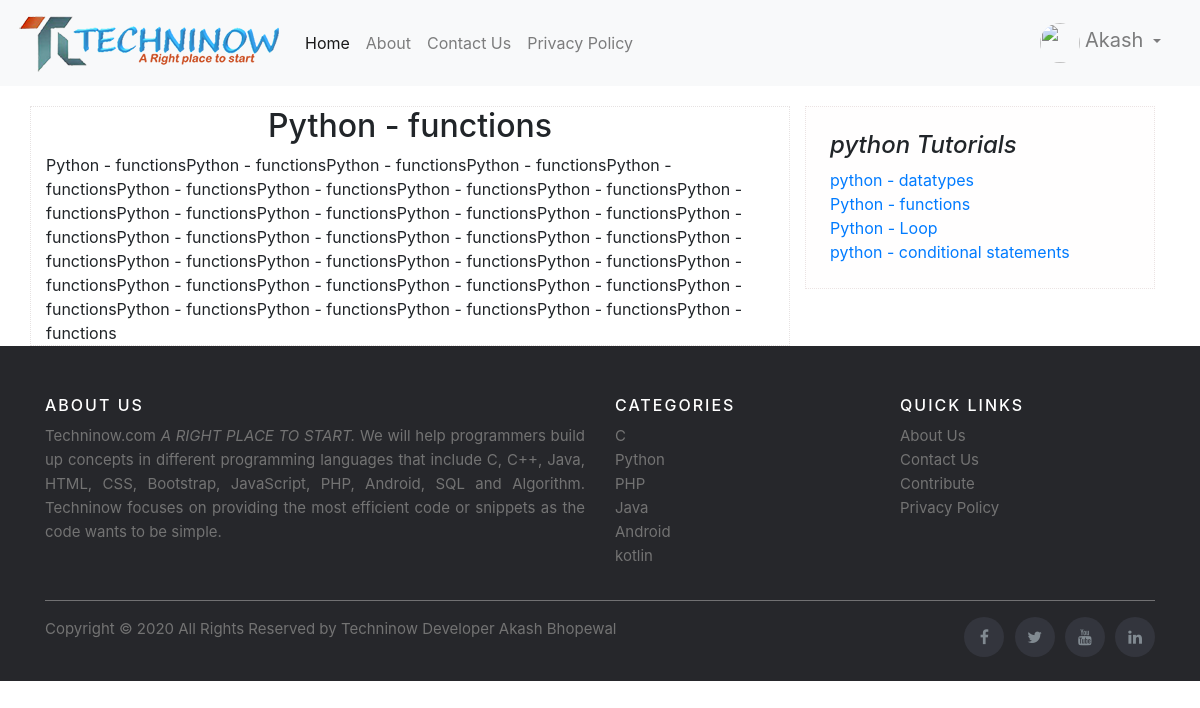
Page /Tutorial.php?cid=47&p_id=59 (signed in) on the committed database.
### tables this page shows
CREATE TABLE `post` (
  `post_id` int(11) NOT NULL,
  `title` varchar(100) NOT NULL,
  `description` text NOT NULL,
  `category` varchar(100) NOT NULL,
  `post_date` varchar(50) NOT NULL,
  `author` int(11) NOT NULL,
  `post_img` varchar(100) NOT NULL
);

CREATE TABLE `category` (
  `category_id` int(11) NOT NULL,
  `category_name` varchar(100) NOT NULL,
  `post` int(11) NOT NULL DEFAULT 0,
  `logo` varchar(100) NOT NULL
);

### Tutorial.php (the view, shortened to what this page needs)
            <!DOCTYPE html>
            <html lang="en">
            <head>
              <link rel="stylesheet" href="https://cdn.jsdelivr.net/npm/bootstrap@4.5.3/dist/css/bootstrap.min.css">
              <link rel="stylesheet" href="css/index.css">
              <link rel="stylesheet" href="dashboard.css">
              <link rel="stylesheet" href="https://cdnjs.cloudflare.com/ajax/libs/font-awesome/4.7.0/css/font-awesome.min.css">
            </head>
            <body>
              <nav class="navbar navbar-expand-lg navbar-light bg-light" style="background-color: #165c8d;">
                <a class="navbar-brand" href="#"><img src="Images/logo1.png" id="logo" alt="logo"></a>
                <div class="collapse navbar-collapse" id="navbarSupportedContent">
                  <ul class="navbar-nav mr-auto">
                    <li class="nav-item active">
                      <a class="nav-link" href="index.php">Home <span class="sr-only">(current)</span></a>
                    </li>
                    <li class="nav-item">
                      <a class="nav-link" href="About.php">About</a>
                    </li>
                    <li class="nav-item">
                      <a class="nav-link" href="contact.php">Contact Us</a>
                    </li>
                    <li class="nav-item">
                      <a class="nav-link" href="privacy.php">Privacy Policy</a>
                    </li>
                  </ul>
                  <?php
                  if (isset($_SESSION['user'])) {
                    echo '<form class="form-inline my-0 my-lg-0">
    <div class="btn-group dropbottom">
    <ul class="navbar-nav">
      <li class="nav-item dropdown">
      <a class="nav-link dropdown-toggle" href="#" id="navbarDropdownMenuLink" role="button" data-toggle="dropdown" aria-haspopup="true" aria-expanded="false">
        <img src="Images/user.png" width="40" height="40" class="rounded-circle">
        <span>
       ' . $_SESSION['user'] . '
          </span>
      </a>
      <div class="dropdown-menu" aria-labelledby="navbarDropdownMenuLink">
        <p> Hello ' . $_SESSION['user'] . ' Welcome !   </p><hr>
        <a class="dropdown-item" href="#">Your profile</a>
        <a class="dropdown-item" href="#">Edit Profile</a>
        <a class="dropdown-item" href="#">Help</a>
        <a class="dropdown-item" href="logout.php">Log Out</a>
      </div>
    </li>
  </ul>
</div>
  </form>';
                  }
                  ?>
                </div>
              </nav>
              <main role="main" class="container">
                <div class="row">
                  <div class="col-md-8 blog-main" style="border: .5px dotted rgb(230, 226, 226); background-color: rgb(255, 255, 255); margin-top: 20px;">
                    <div class="blog-post">
                    <?php
                   $re = @$_GET['p_id'];
                   if(isset($re)){
                    $sql = "select title, description from post where post_id = $re";
                    $result = mysqli_query($conn, $sql) or die("Query Failed 000.");
                    if (mysqli_num_rows($result) > 0) {
                      while ($row = mysqli_fetch_assoc($result)) {
                    ?>
                      <h2 class="blog-post-title" style="text-align: center;"><?php echo $row['title'];
                                                                              ?></h2>
                      <?php echo $row['description'];
                      ?>
                        <?php
                      }
                    }
                  }
                        ?>
                    </div>
                  </div>
                  <aside class="col-md-4 blog-sidebar">
                    <div class="p-4" style="border: .5px dotted rgb(235, 227, 227); background-color: rgb(255, 254, 254); margin-top: 20px;">
                      <?php
                      $limit = 10;
                      $myid = $_GET['cid'];
                      $sql = "SELECT post.post_id, post.title, post.description,post.post_date,
                category.category_name,post.category FROM post
                LEFT JOIN category ON post.category = category.category_id
             WHERE category_id = $myid
                ORDER BY post.post_id DESC LIMIT {$limit}";
                      $result = mysqli_query($conn, $sql) or die("Query Failed hai.");
                      if (mysqli_num_rows($result) > 0) {
                      ?>
                        <?php
                        $row = mysqli_fetch_assoc($result) ?>
                        <h4 class="font-italic"> <?php echo $row['category_name'];  ?> Tutorials</h4>
                      <?php
                      } else {
                        echo "<h3>No Results Found.</h3>";
                      }
                      ?>
                      <?php
                      $limit = 10;
                      $cate_id = $_GET['cid'];
                      $sql = "SELECT post.post_id, post.title, post.description,post.post_date,
                category.category_name,category.category_id,post.category FROM post
                LEFT JOIN category ON post.category = category.category_id
                WHERE category_id = $cate_id
                ORDER BY post.post_id ASC LIMIT {$limit}";
                      $result = mysqli_query($conn, $sql) or die("Query Failed hai.");
                      if (mysqli_num_rows($result) > 0) {
                      ?>
                        <ol class="list-unstyled mb-0">
                          <?php
                          while ($row = mysqli_fetch_assoc($result)) { ?>
                            <li><a href="Tutorial.php?cid=<?php echo $row['category_id'];  ?>&p_id=<?php echo $row['post_id'];  ?>"><?php echo $row['title'];  ?></a></li>
                          <?php
                          } ?>
                        <?php
                      } else {
                        echo "<h3>No Results Found.</h3>";
                      }
                        ?>
                        </ol>
                    </div>
                  </aside>
                </div>
              </main>
              <footer class="site-footer">
                <div class="container">
                  <div class="row">
                    <div class="col-sm-12 col-md-6">
                      <h6>About Us</h6>
                      <p class="text-justify">Techninow.com <i>A RIGHT PLACE TO START.</i> We will help programmers build up
                        concepts in different programming languages that include C, C++, Java, HTML, CSS, Bootstrap, JavaScript,
                        PHP, Android, SQL and Algorithm. Techninow focuses on providing the most efficient code or snippets as the
                        code wants to be simple. </p>
                    </div>
                    <div class="col-xs-6 col-md-3">
                      <h6>Categories</h6>
                      <ul class="footer-links">
                        <li><a href="http://scanfcode.com/category/c-language/">C</a></li>
                        <li><a href="http://scanfcode.com/category/front-end-development/">Python</a></li>
                        <li><a href="http://scanfcode.com/category/back-end-development/">PHP</a></li>
                        <li><a href="http://scanfcode.com/category/java-programming-language/">Java</a></li>
                        <li><a href="http://scanfcode.com/category/android/">Android</a></li>
                        <li><a href="http://scanfcode.com/category/templates/">kotlin</a></li>
                      </ul>
                    </div>
                    <div class="col-xs-6 col-md-3">
                      <h6>Quick Links</h6>
                      <ul class="footer-links">
                        <li><a href="http://scanfcode.com/about/">About Us</a></li>
                        <li><a href="http://scanfcode.com/contact/">Contact Us</a></li>
                        <li><a href="http://scanfcode.com/contribute-at-scanfcode/">Contribute</a></li>
                        <li><a href="http://scanfcode.com/privacy-policy/">Privacy Policy</a></li>
                      </ul>
                    </div>
                  </div>
                  <hr>
                </div>
                <div class="container">
                  <div class="row">
                    <div class="col-md-8 col-sm-6 col-xs-12">
                      <p class="copyright-text">Copyright &copy; 2020 All Rights Reserved by
                        <a href="#">Techninow</a>
                        <span>Developer</span>
                        <a href="#">Akash Bhopewal</a>
                      </p>
                    </div>
                    <div class="col-md-4 col-sm-6 col-xs-12">
                      <ul class="social-icons">
                        <li><a class="facebook" href="#"><i class="fa fa-facebook"></i></a></li>
                        <li><a class="twitter" href="#"><i class="fa fa-twitter"></i></a></li>
                        <li><a class="dribbble" href="#"><i class="fa fa-youtube"></i></a></li>
                        <li><a class="linkedin" href="#"><i class="fa fa-linkedin"></i></a></li>
                      </ul>
                    </div>
                  </div>
                </div>
              </footer>
            </body>
            </html>

### css/index.css (style rules this page uses)
.navbar-brand #logo { height: 60px; }
.site-footer { background-color:#26272b; padding:45px 0 20px; font-size:15px; line-height:24px; color:#737373; }
.site-footer hr { border-top-color:#bbb; opacity:0.5 }
.site-footer h6 { color:#fff; font-size:16px; text-transform:uppercase; margin-top:5px; letter-spacing:2px }
.site-footer a { color:#737373; }
.footer-links { padding-left:0; list-style:none }
.footer-links li { display:block }
.footer-links a { color:#737373 }
.site-footer .social-icons { text-align:right }
.site-footer .social-icons a { width:40px; height:40px; line-height:40px; margin-left:6px; margin-right:0; border-radius:100%; background-color:#33353d }
.copyright-text { margin:0 }
.social-icons { padding-left:0; margin-bottom:0; list-style:none }
.social-icons li { display:inline-block; margin-bottom:4px }
.social-icons a { background-color:#eceeef; color:#818a91; font-size:16px; display:inline-block; line-height:44px; width:44px; height:44px; text-align:center; margin-right:8px; border-radius:100%; -webkit-transition:all .2s linear; -o-transition:all .2s linear; transition:all .2s linear }

### dashboard.css (style rules this page uses)
.navbar-nav { margin-right: 15px; }
.navbar-nav span { font-size: 20px; }
* { padding: 0; margin: 0; text-decoration: none; list-style: none; box-sizing: border-box; }

### rows in the picture
post: title "Python - functions", description "Python - functionsPython - functionsPython - functionsPython - functionsPython - functionsPython - functionsPython - functionsPython - functionsPython - functionsPython - functionsPython - functionsPython - functionsPython - functionsPython - functionsPython - functionsPython - functionsPython - functionsPython - functionsPython - functionsPython - functionsPython - functionsPython - functionsPython - functionsPython - functionsPython - functionsPython - functionsPython - functionsPython - functionsPython - functionsPython - functionsPython - functionsPython - functionsPython - functionsPython - functionsPython - functions"
category: category_name "python"
post: title "python - datatypes"
post: title "Python - Loop"
post: title "python - conditional statements"

### other values in the picture
$_SESSION['user'] "Akash"
